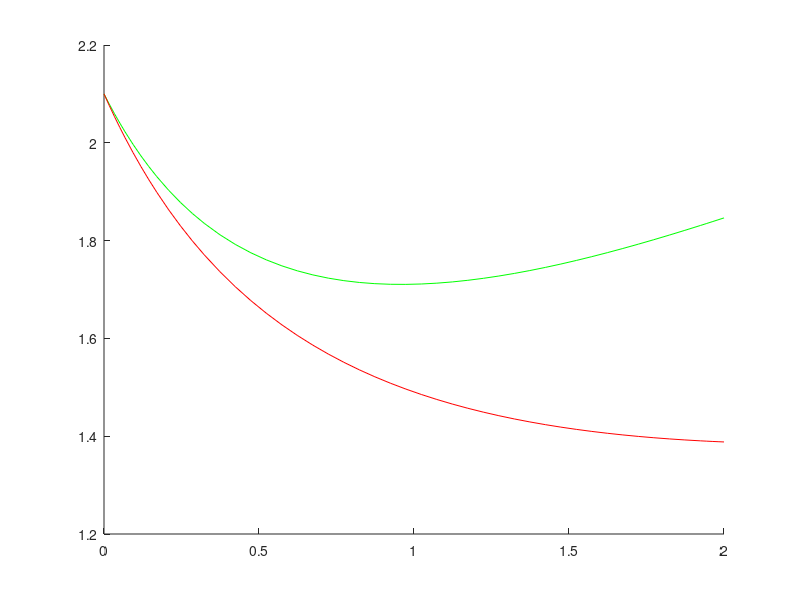

MATLAB code for this plot:
% https://www3.nd.edu/~nancy/Math20750/Demos/3dplots/dim3system.html
hold on
interval=[0 2];

u0 = [2.1, 2.1]

f=@(t, u) [1.5*u(1)-u(1)*u(2); u(2)+0.2*u(1)*u(2)-u(2)^2];

[t, u] = ode45(f, interval, u0)

u1 = u(:,1)
u2 = u(:,2)

plot(t, u1, 'g')

plot(t, u2, 'r')